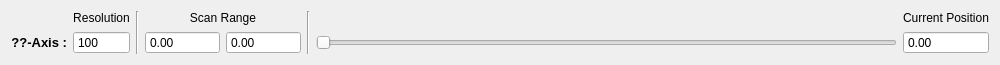
<?xml version="1.0" encoding="UTF-8"?>
<ui version="4.0">
 <class>scanner_control_widget</class>
 <widget class="QWidget" name="scanner_control_widget">
  <property name="geometry">
   <rect>
    <x>0</x>
    <y>0</y>
    <width>1000</width>
    <height>59</height>
   </rect>
  </property>
  <property name="sizePolicy">
   <sizepolicy hsizetype="Preferred" vsizetype="Preferred">
    <horstretch>0</horstretch>
    <verstretch>0</verstretch>
   </sizepolicy>
  </property>
  <property name="windowTitle">
   <string>Scanner Control</string>
  </property>
  <layout class="QGridLayout" name="gridLayout">
   <item row="1" column="4">
    <widget class="ScienDSpinBox" name="axis_0_max_range_scienDSpinBox">
     <property name="sizePolicy">
      <sizepolicy hsizetype="Preferred" vsizetype="Fixed">
       <horstretch>0</horstretch>
       <verstretch>0</verstretch>
      </sizepolicy>
     </property>
     <property name="minimumSize">
      <size>
       <width>75</width>
       <height>0</height>
      </size>
     </property>
     <property name="maximumSize">
      <size>
       <width>16777215</width>
       <height>16777215</height>
      </size>
     </property>
     <property name="mouseTracking">
      <bool>true</bool>
     </property>
     <property name="focusPolicy">
      <enum>Qt::WheelFocus</enum>
     </property>
     <property name="acceptDrops">
      <bool>true</bool>
     </property>
     <property name="toolTip">
      <string>&lt;html&gt;&lt;head/&gt;&lt;body&gt;&lt;p&gt;&lt;span style=&quot; font-size:10pt; font-weight:600;&quot;&gt;X_Max&lt;/span&gt;&lt;/p&gt;&lt;/body&gt;&lt;/html&gt;</string>
     </property>
     <property name="alignment">
      <set>Qt::AlignLeading|Qt::AlignLeft|Qt::AlignVCenter</set>
     </property>
     <property name="buttonSymbols">
      <enum>QAbstractSpinBox::NoButtons</enum>
     </property>
     <property name="accelerated">
      <bool>true</bool>
     </property>
     <property name="decimals">
      <number>2</number>
     </property>
     <property name="minimum">
      <double>-200.000000000000000</double>
     </property>
     <property name="maximum">
      <double>200.000000000000000</double>
     </property>
    </widget>
   </item>
   <item row="0" column="7">
    <widget class="QLabel" name="position_label">
     <property name="sizePolicy">
      <sizepolicy hsizetype="Preferred" vsizetype="Fixed">
       <horstretch>0</horstretch>
       <verstretch>0</verstretch>
      </sizepolicy>
     </property>
     <property name="text">
      <string>Current Position</string>
     </property>
     <property name="alignment">
      <set>Qt::AlignCenter</set>
     </property>
    </widget>
   </item>
   <item row="0" column="2" rowspan="2">
    <widget class="Line" name="line">
     <property name="sizePolicy">
      <sizepolicy hsizetype="Fixed" vsizetype="Preferred">
       <horstretch>0</horstretch>
       <verstretch>0</verstretch>
      </sizepolicy>
     </property>
     <property name="orientation">
      <enum>Qt::Vertical</enum>
     </property>
    </widget>
   </item>
   <item row="0" column="3" colspan="2">
    <widget class="QLabel" name="scanrange_label">
     <property name="sizePolicy">
      <sizepolicy hsizetype="Preferred" vsizetype="Fixed">
       <horstretch>0</horstretch>
       <verstretch>0</verstretch>
      </sizepolicy>
     </property>
     <property name="text">
      <string>Scan Range</string>
     </property>
     <property name="alignment">
      <set>Qt::AlignCenter</set>
     </property>
    </widget>
   </item>
   <item row="0" column="1">
    <widget class="QLabel" name="resolution_label">
     <property name="sizePolicy">
      <sizepolicy hsizetype="Preferred" vsizetype="Fixed">
       <horstretch>0</horstretch>
       <verstretch>0</verstretch>
      </sizepolicy>
     </property>
     <property name="minimumSize">
      <size>
       <width>50</width>
       <height>0</height>
      </size>
     </property>
     <property name="maximumSize">
      <size>
       <width>16777215</width>
       <height>16777215</height>
      </size>
     </property>
     <property name="text">
      <string>Resolution</string>
     </property>
     <property name="alignment">
      <set>Qt::AlignCenter</set>
     </property>
    </widget>
   </item>
   <item row="1" column="0">
    <widget class="QLabel" name="axis_0_label">
     <property name="sizePolicy">
      <sizepolicy hsizetype="Preferred" vsizetype="Fixed">
       <horstretch>0</horstretch>
       <verstretch>0</verstretch>
      </sizepolicy>
     </property>
     <property name="font">
      <font>
       <pointsize>10</pointsize>
       <weight>75</weight>
       <bold>true</bold>
      </font>
     </property>
     <property name="layoutDirection">
      <enum>Qt::LeftToRight</enum>
     </property>
     <property name="text">
      <string>??-Axis :</string>
     </property>
     <property name="scaledContents">
      <bool>false</bool>
     </property>
     <property name="alignment">
      <set>Qt::AlignRight|Qt::AlignTrailing|Qt::AlignVCenter</set>
     </property>
    </widget>
   </item>
   <item row="1" column="3">
    <widget class="ScienDSpinBox" name="axis_0_min_range_scienDSpinBox">
     <property name="sizePolicy">
      <sizepolicy hsizetype="Preferred" vsizetype="Fixed">
       <horstretch>0</horstretch>
       <verstretch>0</verstretch>
      </sizepolicy>
     </property>
     <property name="minimumSize">
      <size>
       <width>75</width>
       <height>0</height>
      </size>
     </property>
     <property name="maximumSize">
      <size>
       <width>16777215</width>
       <height>16777215</height>
      </size>
     </property>
     <property name="mouseTracking">
      <bool>true</bool>
     </property>
     <property name="focusPolicy">
      <enum>Qt::WheelFocus</enum>
     </property>
     <property name="acceptDrops">
      <bool>true</bool>
     </property>
     <property name="toolTip">
      <string>&lt;html&gt;&lt;head/&gt;&lt;body&gt;&lt;p&gt;&lt;span style=&quot; font-size:10pt; font-weight:600;&quot;&gt;X_Min&lt;/span&gt;&lt;/p&gt;&lt;/body&gt;&lt;/html&gt;</string>
     </property>
     <property name="alignment">
      <set>Qt::AlignLeading|Qt::AlignLeft|Qt::AlignVCenter</set>
     </property>
     <property name="buttonSymbols">
      <enum>QAbstractSpinBox::NoButtons</enum>
     </property>
     <property name="accelerated">
      <bool>true</bool>
     </property>
     <property name="decimals">
      <number>2</number>
     </property>
     <property name="minimum">
      <double>-200.000000000000000</double>
     </property>
     <property name="maximum">
      <double>200.000000000000000</double>
     </property>
     <property name="singleStep">
      <double>0.100000000000000</double>
     </property>
    </widget>
   </item>
   <item row="1" column="6">
    <widget class="QSlider" name="axis_0_slider">
     <property name="minimumSize">
      <size>
       <width>150</width>
       <height>0</height>
      </size>
     </property>
     <property name="singleStep">
      <number>1</number>
     </property>
     <property name="orientation">
      <enum>Qt::Horizontal</enum>
     </property>
    </widget>
   </item>
   <item row="1" column="1">
    <widget class="QSpinBox" name="axis_0_resolution_spinBox">
     <property name="sizePolicy">
      <sizepolicy hsizetype="Preferred" vsizetype="Fixed">
       <horstretch>0</horstretch>
       <verstretch>0</verstretch>
      </sizepolicy>
     </property>
     <property name="minimumSize">
      <size>
       <width>50</width>
       <height>0</height>
      </size>
     </property>
     <property name="maximumSize">
      <size>
       <width>16777215</width>
       <height>16777215</height>
      </size>
     </property>
     <property name="mouseTracking">
      <bool>true</bool>
     </property>
     <property name="focusPolicy">
      <enum>Qt::WheelFocus</enum>
     </property>
     <property name="acceptDrops">
      <bool>true</bool>
     </property>
     <property name="toolTip">
      <string>&lt;html&gt;&lt;head/&gt;&lt;body&gt;&lt;p&gt;&lt;span style=&quot; font-size:10pt; font-weight:600;&quot;&gt;XY-Resolution&lt;/span&gt;&lt;/p&gt;&lt;/body&gt;&lt;/html&gt;</string>
     </property>
     <property name="alignment">
      <set>Qt::AlignLeading|Qt::AlignLeft|Qt::AlignVCenter</set>
     </property>
     <property name="buttonSymbols">
      <enum>QAbstractSpinBox::NoButtons</enum>
     </property>
     <property name="accelerated">
      <bool>true</bool>
     </property>
     <property name="minimum">
      <number>2</number>
     </property>
     <property name="maximum">
      <number>10000</number>
     </property>
     <property name="value">
      <number>100</number>
     </property>
    </widget>
   </item>
   <item row="0" column="5" rowspan="2">
    <widget class="Line" name="line_2">
     <property name="sizePolicy">
      <sizepolicy hsizetype="Fixed" vsizetype="Preferred">
       <horstretch>0</horstretch>
       <verstretch>0</verstretch>
      </sizepolicy>
     </property>
     <property name="orientation">
      <enum>Qt::Vertical</enum>
     </property>
    </widget>
   </item>
   <item row="1" column="7">
    <widget class="ScienDSpinBox" name="axis_0_position_scienDSpinBox">
     <property name="sizePolicy">
      <sizepolicy hsizetype="Preferred" vsizetype="Fixed">
       <horstretch>0</horstretch>
       <verstretch>0</verstretch>
      </sizepolicy>
     </property>
     <property name="minimumSize">
      <size>
       <width>75</width>
       <height>0</height>
      </size>
     </property>
     <property name="maximumSize">
      <size>
       <width>16777215</width>
       <height>16777215</height>
      </size>
     </property>
     <property name="mouseTracking">
      <bool>true</bool>
     </property>
     <property name="focusPolicy">
      <enum>Qt::WheelFocus</enum>
     </property>
     <property name="acceptDrops">
      <bool>true</bool>
     </property>
     <property name="toolTip">
      <string>&lt;html&gt;&lt;head/&gt;&lt;body&gt;&lt;p&gt;&lt;span style=&quot; font-size:10pt; font-weight:600;&quot;&gt;X-position&lt;/span&gt;&lt;/p&gt;&lt;/body&gt;&lt;/html&gt;</string>
     </property>
     <property name="alignment">
      <set>Qt::AlignLeading|Qt::AlignLeft|Qt::AlignVCenter</set>
     </property>
     <property name="buttonSymbols">
      <enum>QAbstractSpinBox::NoButtons</enum>
     </property>
     <property name="accelerated">
      <bool>true</bool>
     </property>
     <property name="decimals">
      <number>2</number>
     </property>
     <property name="minimum">
      <double>-1000.000000000000000</double>
     </property>
     <property name="maximum">
      <double>1000.000000000000000</double>
     </property>
     <property name="singleStep">
      <double>0.010000000000000</double>
     </property>
    </widget>
   </item>
  </layout>
 </widget>
 <customwidgets>
  <customwidget>
   <class>ScienDSpinBox</class>
   <extends>QDoubleSpinBox</extends>
   <header>qtwidgets.scientific_spinbox.h</header>
  </customwidget>
 </customwidgets>
 <resources/>
 <connections/>
</ui>
